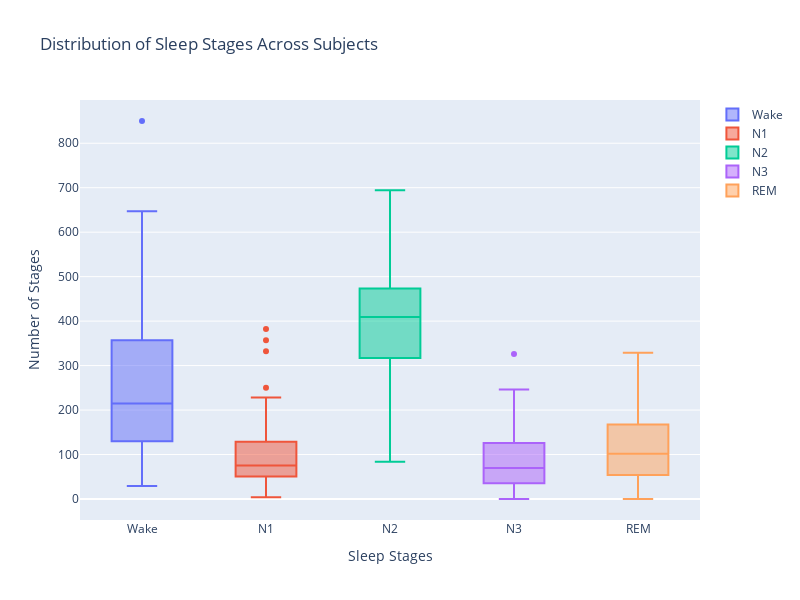

Here is the notebook cell this chart was saved with:
### Code cell
# Box Plot

fig = go.Figure()

for column in stages_per_sub_df.columns:
    fig.add_trace(go.Box(
        y=stages_per_sub_df[column],
        name=column
    ))
fig.update_layout(
    title='Distribution of Sleep Stages Across Subjects',
    yaxis=dict(title='Number of Stages'),
    xaxis=dict(title='Sleep Stages'),
    width=800,
    height=600
)
fig.show()
